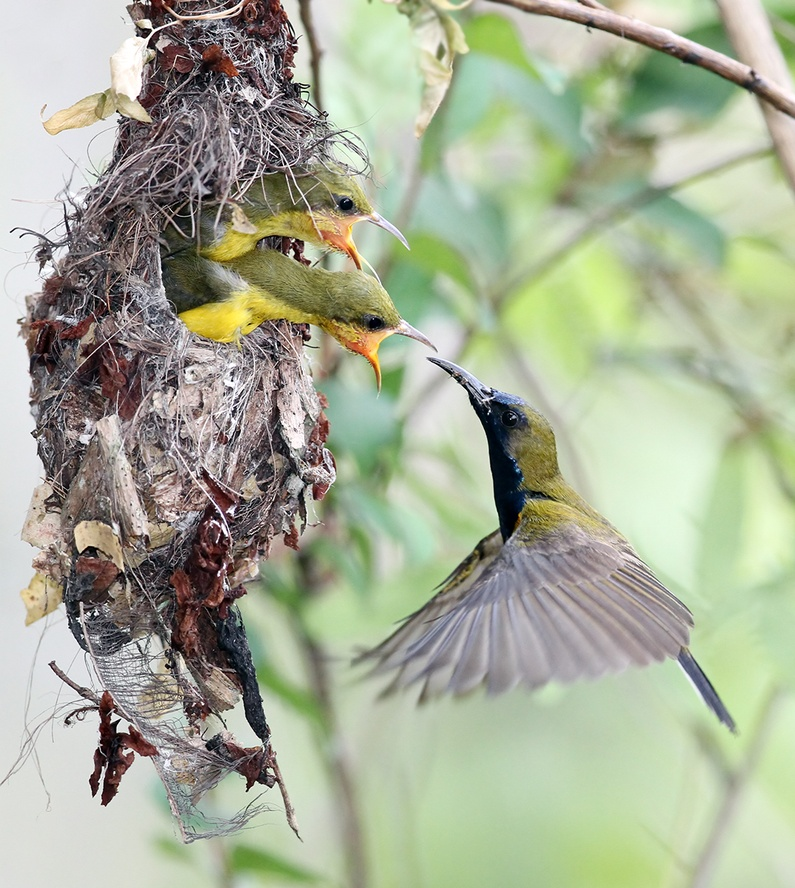
#> input picture Digital_Image_Processing/week9/submit/birds.jpg, 795 x 888 px, shrunk from 1096 x 1224 before the run
$ python assignment.py
#> lines starting #> are read from the running program, lines starting #| are printed output that depends on the picture
import cv2
import numpy as np
import matplotlib.pyplot as plt

img_original = cv2.imread('birds.jpg')
#> img_original is the input picture: shape (888, 795, 3); mean B, G, R 151.7, 174.3, 167.6
img_hsv = cv2.cvtColor(img_original, cv2.COLOR_BGR2HSV)
#> img_hsv: shape (888, 795, 3); mean H, S, V 61.8, 46.3, 179

h, s ,v = cv2.split(img_hsv)
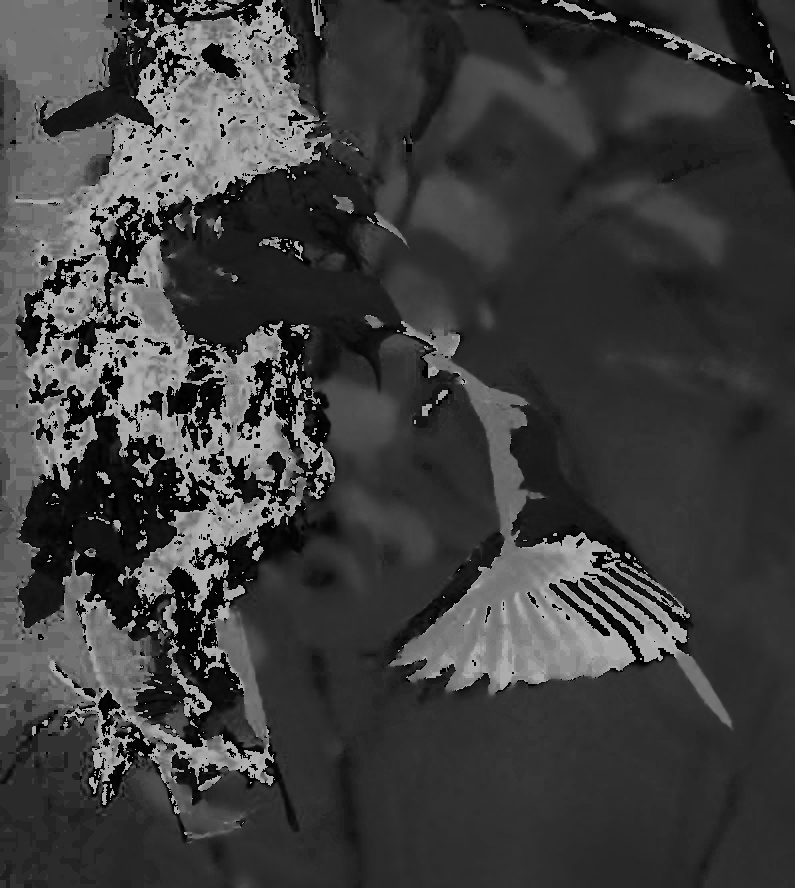
#> h: shape (888, 795); min 0, max 179, mean 61.8
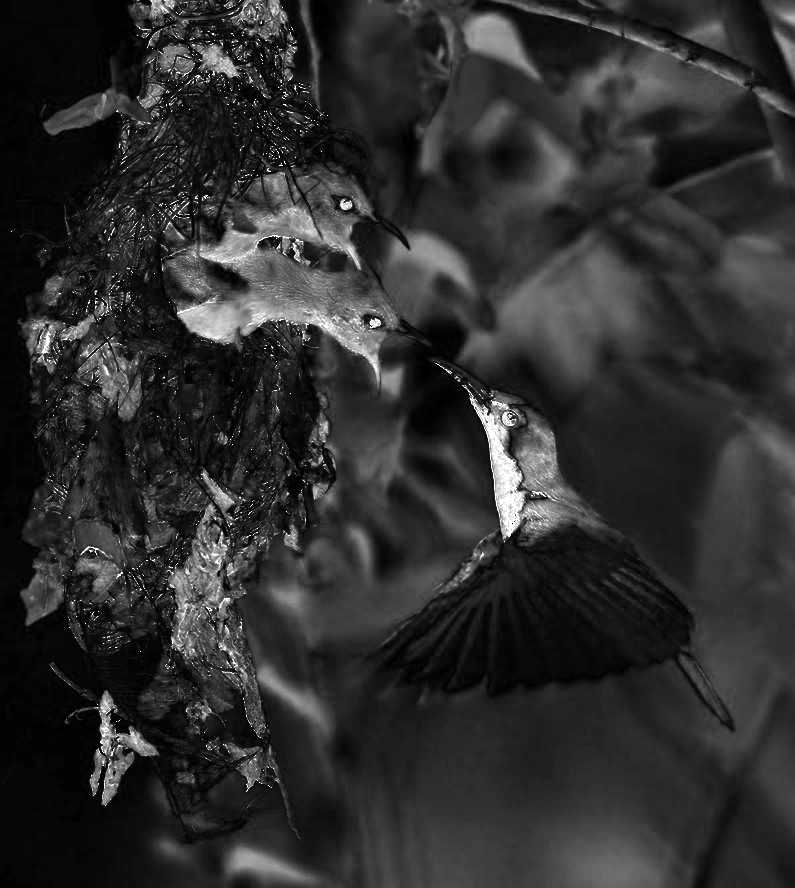
#> s: shape (888, 795); min 0, max 255, mean 46.3
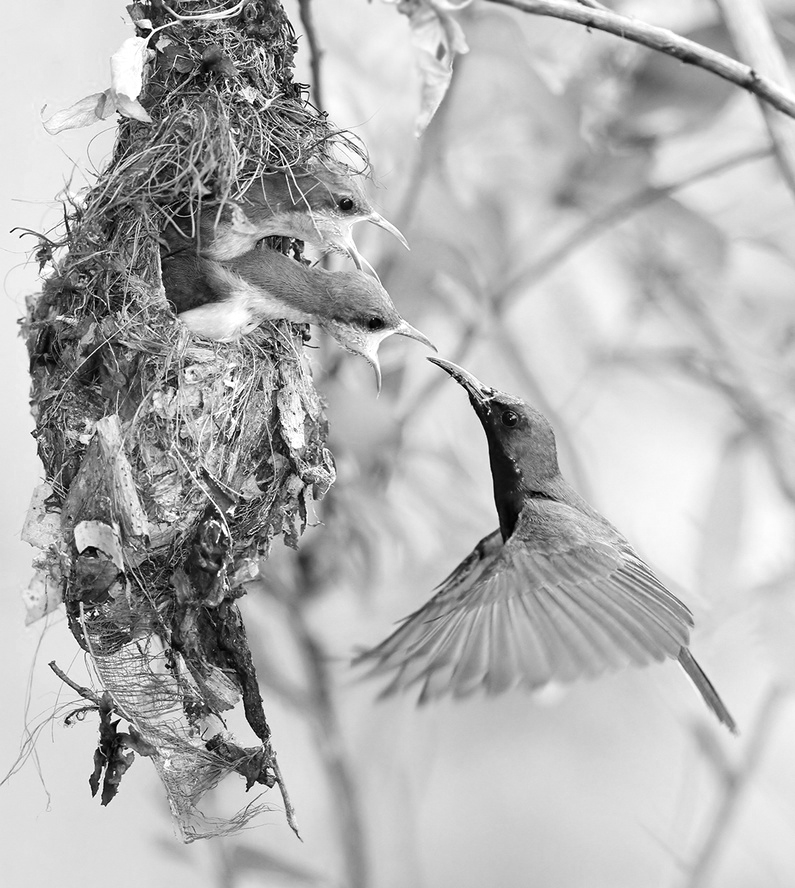
#> v: shape (888, 795); min 0, max 255, mean 179

v_tmp = np.clip(v.astype(np.float32) * 1.5, 0, 255).astype(np.uint8)
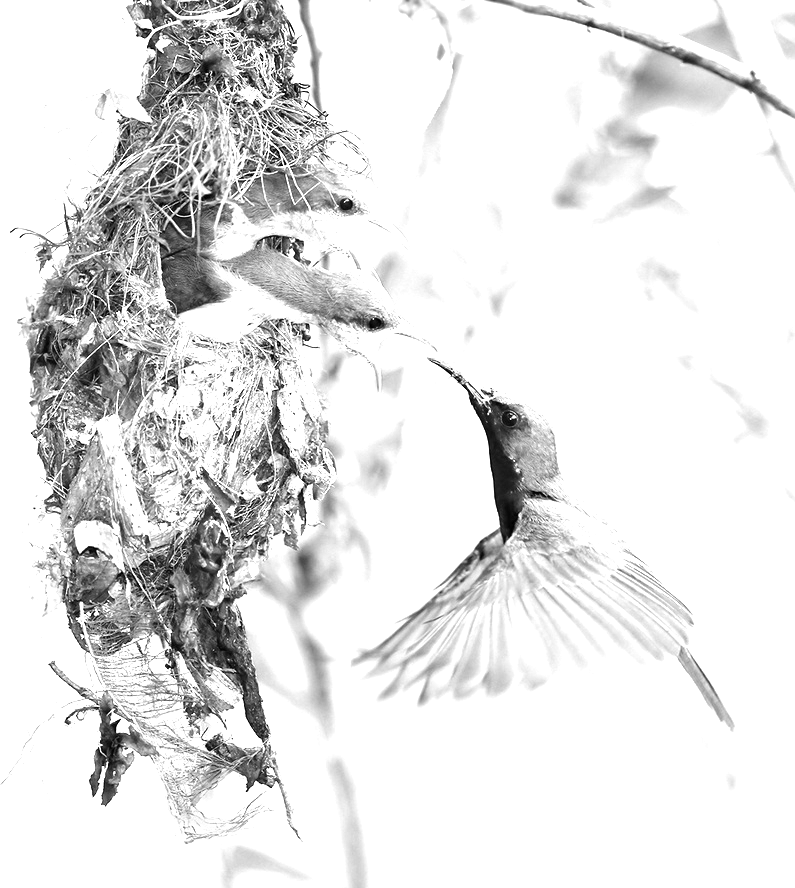
#> v_tmp: shape (888, 795); min 0, max 255, mean 227.1

img_result = cv2.merge([h, s, v_tmp])
#> img_result: shape (888, 795, 3); mean H, S, V 61.8, 46.3, 227.1
img_result = cv2.cvtColor(img_result, cv2.COLOR_HSV2BGR)
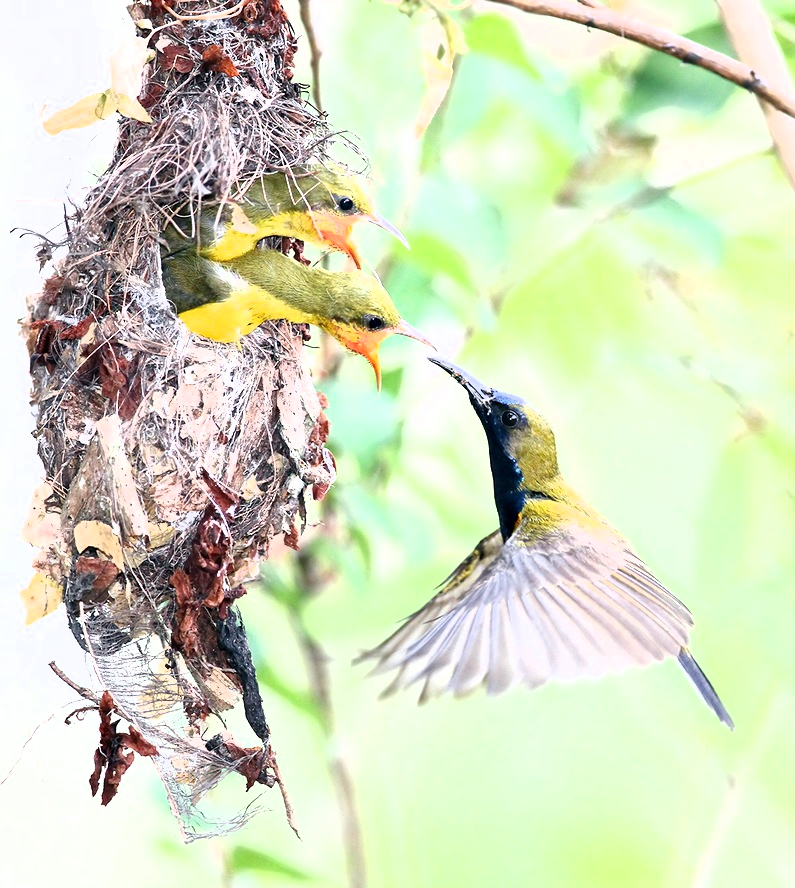
#> img_result: shape (888, 795, 3); mean B, G, R 191.5, 220.4, 212.4

cv2.imwrite('img_modified.jpg', img_result)

fig, axes = plt.subplots(1, 2, figsize=(10, 5))

axes[0].imshow(cv2.cvtColor(img_original, cv2.COLOR_BGR2RGB))
axes[0].set_title('Original')
axes[0].axis('off')

axes[1].imshow(cv2.cvtColor(img_result, cv2.COLOR_BGR2RGB))
axes[1].set_title('Modified (V channel x 1.5)')
axes[1].axis('off')

plt.tight_layout()
plt.savefig('comparison_result.jpg')
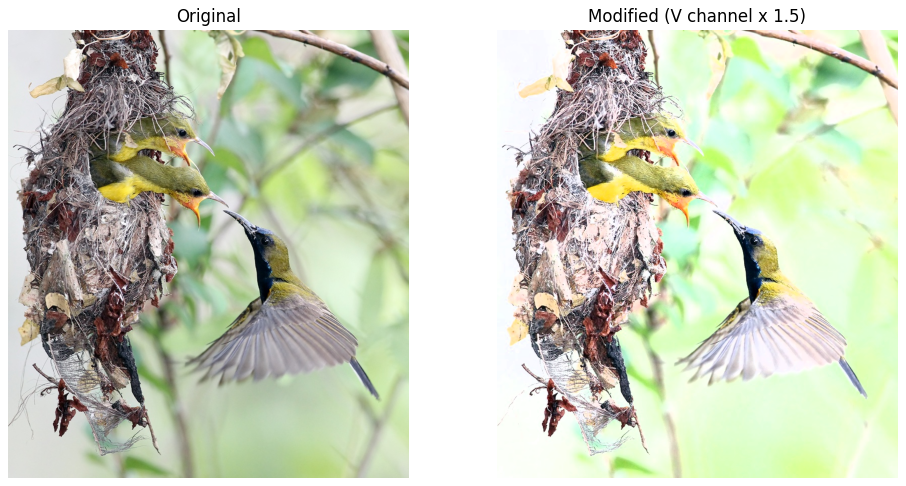
#> figure drawn by matplotlib, 2 panels

# V 값을 1.5배하여 원본이미지와 대조해 보았을 때
# 이미지 고유의 색상과 선명도는 변하지 않은 채 전체적인 밝기가 높아진 것을 확인하였다.
# 따라서 색상의 왜곡 없이 밝기만을 제어하는 상황에서는 HSV 모델이 효과적임을 알 수 있다.
